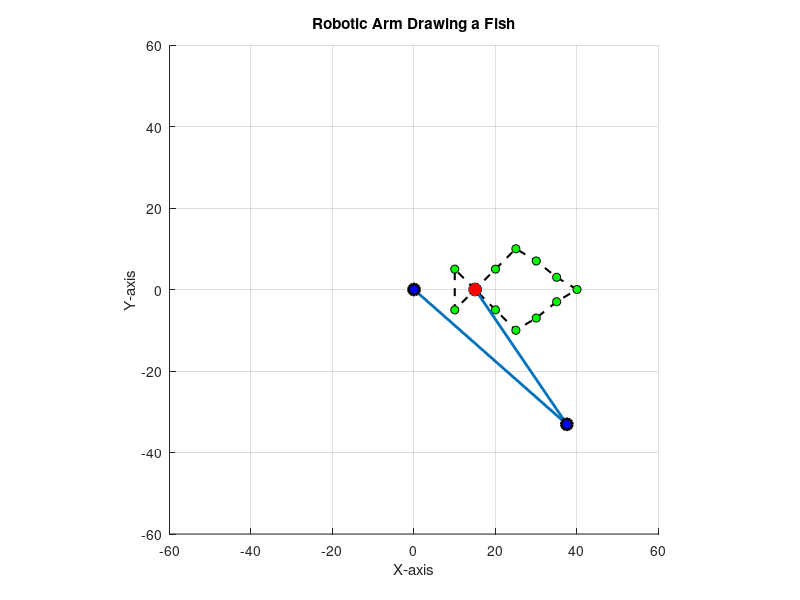

This figure's MATLAB source:
% Define parameters
L1 = 50; % Length of the first arm segment
L2 = 40; % Length of the second arm segment

% Define fish shape as (x, y) coordinates including a tail triangle.
% The fish body starts at the tail base (0,0) and goes to the head at (25,0).
% The tail triangle is drawn before the body using points (-5,5) and (-5,-5).
fish_points = [
    15, 0;      % Tail base (also used to join tail and body)
    10, 5;     % Tail triangle top
    10, -5;    % Tail triangle bottom
    15, 0;      % Tail base again to complete the tail triangle
    20, 5;      % Upper body points begin
    25, 10;
    30, 7;
    35, 3;
    40, 0;     % Head of the fish
    35, -3;
    30, -7;
    25, -10;
    20, -5;
    15, 0;      % Close the fish shape (back to tail base)
];

% Initialize figure
figure;
axis equal;
axis([-60 60 -60 60]); % Adjust axis limits to fit the drawing
hold on;
grid on;

% Plot the fish outline for reference
plot(fish_points(:, 1), fish_points(:, 2), '--k', 'LineWidth', 1.5); % Fish outline
scatter(fish_points(:, 1), fish_points(:, 2), 'filled', ...
    'MarkerEdgeColor', 'k', 'MarkerFaceColor', 'g'); % Fish points
title('Robotic Arm Drawing a Fish');
xlabel('X-axis');
ylabel('Y-axis');

% Loop through each point on the fish
for i = 1:size(fish_points, 1)
    % Target end-effector position
    x = fish_points(i, 1);
    y = fish_points(i, 2);

    % Calculate the distance to the target point
    distance = sqrt(x^2 + y^2);

    % Clamp the distance to be within the workspace
    if distance > (L1 + L2)
        distance = L1 + L2; % Maximum reach
    elseif distance < abs(L1 - L2)
        distance = abs(L1 - L2); % Minimum reach
    end

    % Scale x and y to the clamped distance
    if distance > 0
        scale = distance / sqrt(x^2 + y^2);
        x = x * scale;
        y = y * scale;
    end

    % Inverse Kinematics calculations
    cos_theta2 = (x^2 + y^2 - L1^2 - L2^2) / (2 * L1 * L2);
    theta2 = acos(cos_theta2); % Elbow angle
    theta1 = atan2(y, x) - atan2(L2 * sin(theta2), L1 + L2 * cos(theta2)); % Shoulder angle

    % Joint positions
    X1 = L1 * cos(theta1);
    Y1 = L1 * sin(theta1);
    X2 = X1 + L2 * cos(theta1 + theta2);
    Y2 = Y1 + L2 * sin(theta1 + theta2);

    % Plot the robotic arm
    plot([0, X1, X2], [0, Y1, Y2], '-o', 'LineWidth', 2, 'MarkerSize', 8, ...
        'MarkerFaceColor', 'b', 'MarkerEdgeColor', 'k'); % Arm
    hold on;

    % Highlight the current target point
    scatter(x, y, 80, 'r', 'filled'); % Current target

    % Pause for animation effect
    pause(0.3);

    % Clear the arm for the next iteration (but keep the fish outline)
    if i < size(fish_points, 1)
        cla; % Clear axes to redraw
        plot(fish_points(:, 1), fish_points(:, 2), '--k', 'LineWidth', 1.5); % Replot fish shape
        scatter(fish_points(:, 1), fish_points(:, 2), 'filled', ...
            'MarkerEdgeColor', 'k', 'MarkerFaceColor', 'g'); % Replot fish points
    end
end

disp('Fish drawing complete!');
